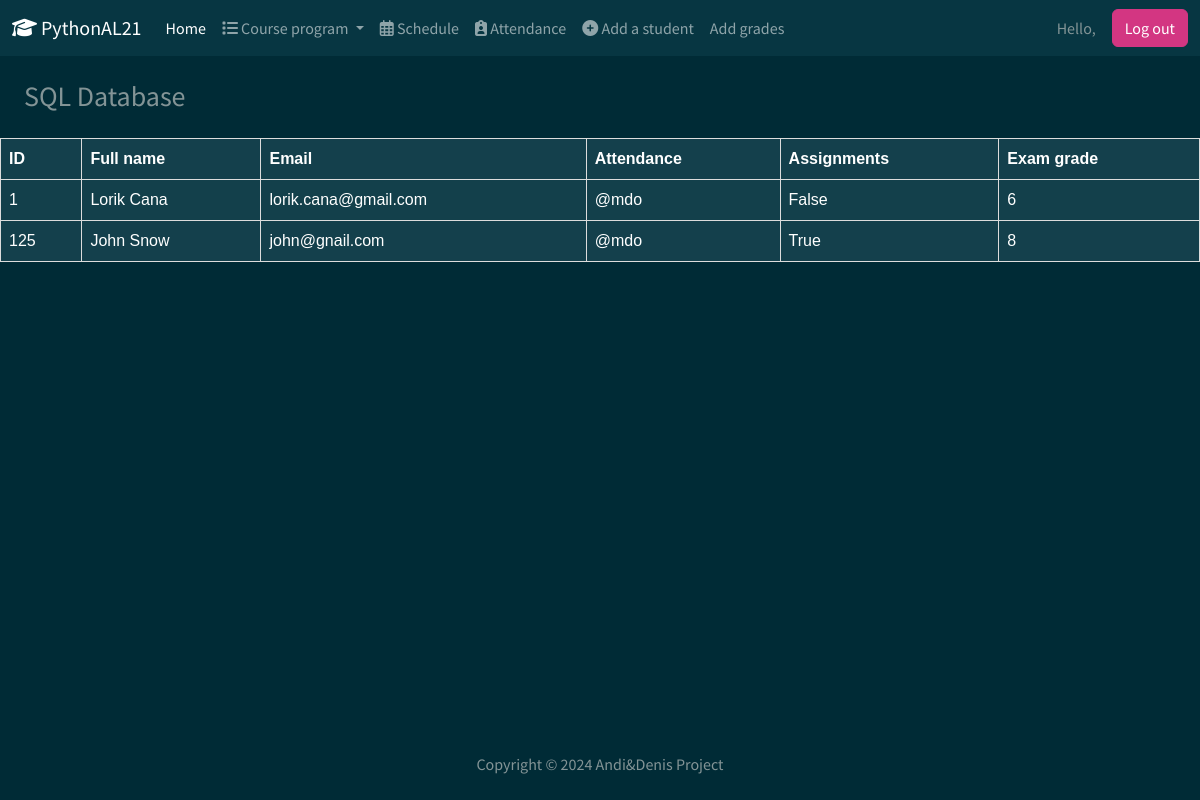
Page /sqldatabases/ on the committed database.
### students/models.py (models this page shows, shortened)
class Grade(models.Model):
    student = models.ForeignKey(Student, on_delete=models.CASCADE)
    subject = models.ForeignKey(Subject, on_delete=models.CASCADE)
    assignments = models.BooleanField(default=False, null=True)
    grade = models.PositiveIntegerField(null=True)

class Student(models.Model):
    student_nr = models.PositiveIntegerField()
    first_name = models.CharField(blank=False, null=True, max_length=50)
    second_name = models.CharField(blank=False, null=True, max_length=50)
    age = models.PositiveIntegerField(blank=False, null=True)
    email = models.EmailField(blank=False,null=True,max_length=100)
    number = models.PositiveIntegerField(blank=False, null=True)
    nationality = models.CharField(blank=False, null=True, max_length=100)
    field_of_study = models.CharField(blank=False, null=True, max_length=50)
    bio = models.TextField(null=True, max_length=255)
    upload = models.ImageField(upload_to='uploads/', blank=True, null=True)
    class Meta:
        permissions = [
            ("give_medal", "Can give medals"),
        ]

### students/views.py (the view)
# urls.py: path('sqldatabases/', views.view_sql, name='view_sql'),
def view_sql(request):
    grade_values = Grade.objects.filter(subject_id=3)
    context = {
        'grade_values': grade_values,
    }
    return render(request, 'students/sqldatabase.html',context)

### students/templates/students/sqldatabase.html
{% extends 'students/base.html' %}
{% block content %}
<h3 class="m-4">SQL Database</h3>
<table class="table table-striped table-dark">
  <thead>
    <tr>
      <th scope="col">ID</th>
      <th scope="col">Full name</th>
      <th scope="col">Email</th>
      <th scope="col">Attendance</th>
      <th scope="col">Assignments</th>
      <th scope="col">Exam grade</th>
    </tr>
  </thead>
  <tbody>
  {% for data in grade_values %}
    <tr>
      <td>{{ data.student.student_nr }}</td>
      <td>{{ data.student.first_name }} {{ data.student.second_name }}</td>
      <td>{{ data.student.email }}</td>
      <td>@mdo</td>
      <td>{{ data.assignments }}</td>
      <td>{{ data.grade }}</td>
    </tr>
  {% endfor %}
  </tbody>
</table>
{% endblock content %}

### static/css/list_view.css (style rules this page uses)
table { font-family: arial, sans-serif; border-collapse: collapse; width: 100%; }
td, th { border: 1px solid #dddddd; text-align: left; padding: 8px; }

### rows in the picture
Grade: student.student_nr "1", student.first_name "Lorik", student.second_name "Cana", student.email "lorik.cana@gmail.com", assignments "False", grade "6"
Grade: student.student_nr "125", student.first_name "John", student.second_name "Snow", student.email "john@gnail.com", assignments "True", grade "8"
